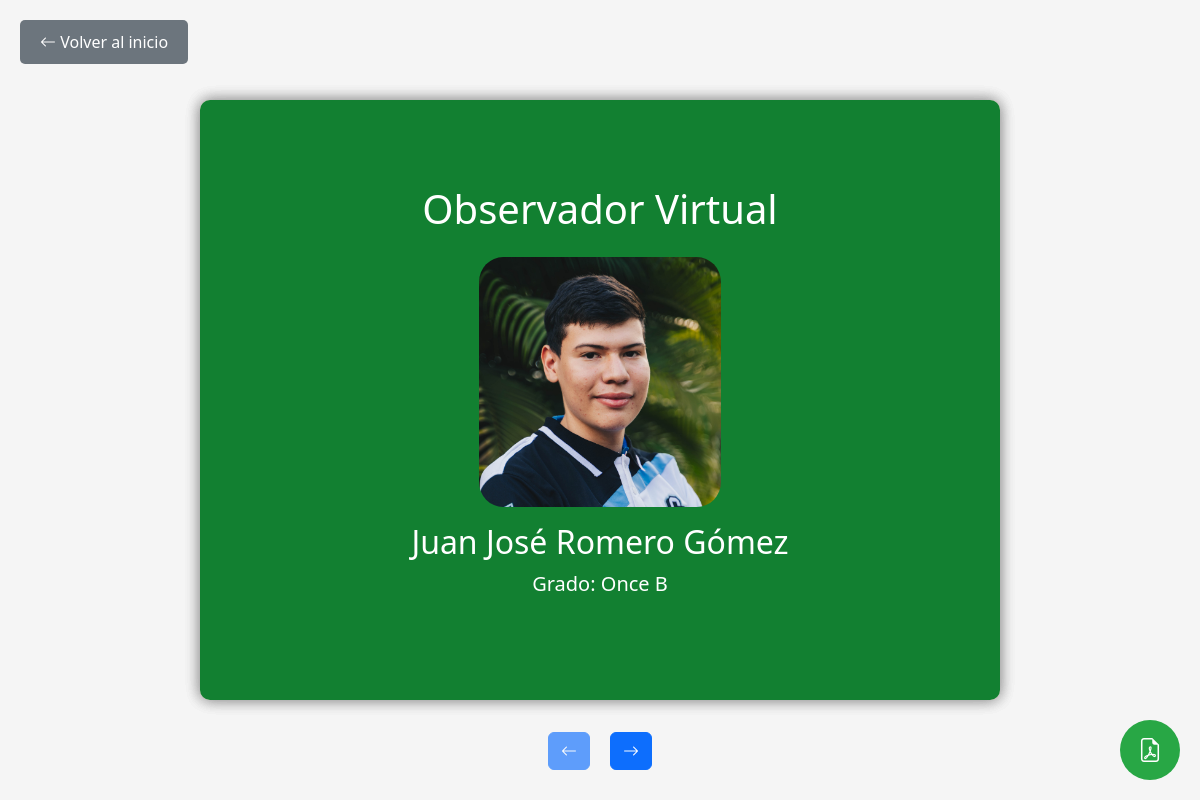
Screenshot of /observador/1109669220/ (signed in) with the database file from the repository.
### Modulos/Observador/models.py (models this page shows, shortened)
class Estudiante(models.Model):
    idEstudiante = models.AutoField(primary_key=True)
    tiposDocumentos = [
        ('T.I.', 'Tarjeta de Identidad'),
        ('C.C.', 'Cedula de Ciudadanía'),
        ('C.E.', 'Cedula de Extranjería')
    ]
    tipoDocumento = models.CharField(
        max_length=4, choices=tiposDocumentos, default='T.I.')
    documento = models.CharField(max_length=10, default=0)
    nombre = models.CharField(max_length=100)
    apellido = models.CharField(max_length=100)
    fechaNacimiento = models.DateField(null=True)
    correo = models.EmailField(max_length=100)
    contrasena = models.CharField(max_length=100)
    faltasTipo1 = models.IntegerField(default=0)
    faltasTipo2 = models.IntegerField(default=0)
    faltasTipo3 = models.IntegerField(default=0)
    totalFaltas = models.IntegerField(default=0)
    idColegio = models.ForeignKey(
        Colegio, on_delete=models.CASCADE, related_name="estudiantes", default=1)
    idGrado = models.ForeignKey(
        Grado, on_delete=models.CASCADE, null=True, blank=True)
    imagen_perfil = models.ImageField(
        upload_to='perfiles/', blank=True, null=True)
    class Meta:
        verbose_name = 'Estudiante'

class Grado(models.Model):
    idGrado = models.AutoField(primary_key=True)
    grado = models.CharField(max_length=16, null=True, blank=True)
    ciclo = models.CharField(max_length=7)
    idColegio = models.ForeignKey(
        Colegio, on_delete=models.CASCADE, related_name="grado", default=1)

### Modulos/Usuarios/views.py (the view)
# urls.py: path('observador/<documento>/', observadorEstudianteLibro, name="observador"),
def observadorEstudianteLibro(request, documento):
    if not request.session.get('isLogged', False):
        return redirect('login')
    userType = request.session.get('userType', False)
    admin = userType ==  'profesor' or userType == 'directivo'
    documentoIniciado = request.session.get('documento', False)
    if (userType == 'estudiante' or userType == 'acudiente') and documento != documentoIniciado:
        return redirect('observador', documento=documentoIniciado)
    estudiante = get_object_or_404(Estudiante, documento=documento)
    acudiente = Acudiente.objects.filter(
        idEstudiante=estudiante.idEstudiante).first()
    observaciones = list(Observacion.objects.filter(
        idEstudiante=estudiante.idEstudiante))
    observaciones_agrupadas = [observaciones[i:i+3]
                               for i in range(0, len(observaciones), 3)]
    return render(request, 'observador/libro.html', {
        "estudiante": estudiante,
        "acudiente": acudiente,
        "observaciones_agrupadas": observaciones_agrupadas,
        "admin": admin,
    })

### Modulos/Usuarios/context_processors.py (called while the page is built)
def session_variables(request):
    return {
        'isLogged': request.session.get('isLogged', None),
        'userId': request.session.get('userId', None),
        'userType': request.session.get('userType', None),
        'userNombre': request.session.get('userNombre', None)
    }

### Modulos/Usuarios/templates/observador/libro.html (shortened to what this page needs)
{% load static %}
<!DOCTYPE html>
<html lang="es">
  <head>
    <link href="https://cdnjs.cloudflare.com/ajax/libs/bootstrap/5.3.0/css/bootstrap.min.css" rel="stylesheet">
    <link href="https://cdn.jsdelivr.net/npm/bootstrap-icons/font/bootstrap-icons.css" rel="stylesheet">
  </head>
  <body>
    <link rel="stylesheet" href="{% static 'css/stylelibro.css' %}">
    <div class="container">
      <div class="back-button-container">
        <a href="{% url 'home' %}">
          <button class="btn btn-secondary back-button">
            <i class="bi bi-arrow-left"></i> Volver al inicio
          </button>
        </a>
      </div>
      <div class="book-container">
        <div class="book" id="book">
          <div class="page cover current" id="cover">
            <div class="page-content">
              <h1 class="mb-4">Observador Virtual</h1>
              {% if estudiante.imagen_perfil %}
              <img src="{{ estudiante.imagen_perfil.url }}" alt="Foto de perfil de {{ estudiante.nombre }}"
                class="img-perfil" height="250px" style="border-radius: 10%;">
              {% else %}
              <img src="{% static 'img/default-profile.png' %}" alt="Imagen por defecto" class="img-perfil"
                height="250px">
              {% endif %}
              <div class="student-info mt-3">
                <h2>{{estudiante.nombre}} {{estudiante.apellido}}</h2>
                <p class="lead">Grado: {{estudiante.idGrado.grado}}</p>
              </div>
            </div>
          </div>
          <div class="page" id="page1">
            <div class="page-content">
              <h2>Información Personal</h2>
              <div class="row mt-4">
                <div class="col-md-6">
                  <div class="mb-3">
                    <strong>Nombre Completo:</strong>
                    <p>{{estudiante.nombre}} {{estudiante.apellido}}</p>
                  </div>
                  <div class="mb-3">
                    <strong>Fecha de Nacimiento:</strong>
                    <p>{{estudiante.fechaNacimiento}}</p>
                  </div>
                  <div class="mb-3">
                    <strong>Correo Electrónico:</strong>
                    <p>{{estudiante.correo}}</p>
                  </div>
                </div>
                {% if acudiente %}
                <div class="col-md-6">
                  <div class="mb-3">
                    <strong>Nombre del Acudiente:</strong>
                    <p>{{acudiente.nombre}} {{acudiente.apellido}}</p>
                  </div>
                  <div class="mb-3">
                    <strong>Teléfono del Acudiente:</strong>
                    <p>{{acudiente.telefono}}</p>
                  </div>
                  <div class="mb-3">
                    <strong>Correo Electrónico del Acudiente:</strong>
                    <p>{{acudiente.correo}}</p>
                  </div>
                </div>
                {% else %}
                <div class="col-md-6">
                  <div class="mb-3">
                    <strong>Nombre del Acudiente:</strong>
                    <p>Aún No Registrado</p>
                  </div>
                  <div class="mb-3">
                    <strong>Teléfono del Acudiente:</strong>
                    <p>Aún No Registrado</p>
                  </div>
                  <div class="mb-3">
                    <strong>Correo Electrónico del Acudiente:</strong>
                    <p>Aún No Registrado</p>
                  </div>
                </div>
                {% endif %}
              </div>
            </div>
            <div class="page-number">1</div>
          </div>
          {% for grupo in observaciones_agrupadas %}
          <div class="page">
            <div class="page-content">
              <h2>Observaciones</h2>
              <div class="table-responsive mt-4">
                <table class="table table-striped">
                  {% for obs in grupo %}
                  <tr>
                    <td>Fecha: {{obs.fecha}} {{obs.hora}}</td>
                    <td>{{obs.idFalta}}</td>
                  </tr>
                  <tr>
                    <td colspan="2">Descripción: {{obs.comentario}}</td>
                  </tr>
                  {% endfor %}
                </table>
              </div>
            </div>
            <div class="page-number">{{ forloop.counter|add:"1" }}</div>
          </div>
          {% empty %}
          <div class="page">
            <div class="page-content">
              <div class="alert alert-success" role="alert">
              </div>
            </div>
            <div class="page-number">2</div>
          </div>
          {% endfor %}
          <div class="controls">
            <button class="btn btn-primary" id="prev-btn" disabled>
              <i class="bi bi-arrow-left"></i>
            </button>
            <button class="btn btn-primary" id="next-btn">
              <i class="bi bi-arrow-right"></i>
            </button>
          </div>
        </div>
      </div>
      <div class="fab-container">
        <div class="fab-item">
          <button class="fab-button">
            <i class="bi bi-file-earmark-pdf"></i>
          </button>
        </div>
      </div>
    </div>
  </body>
</html>

### observadorVirtual/static/css/stylelibro.css (style rules this page uses)
body { background-color: #f5f5f5; min-height: 100vh; display: flex; align-items: center; justify-content: center; padding: 20px; }
.book-container { perspective: 1000px; position: relative; width: 100%; max-width: 800px; height: 600px; margin: 0 auto; }
.book { position: relative; width: 100%; height: 100%; transform-style: preserve-3d; transition: transform 0.5s; }
.page { position: absolute; width: 100%; height: 100%; background-color: #fff0db; border-radius: 10px; box-shadow: 0 0 15px rgba(0, 0, 0, 0.2); transform-origin: left center; transform-style: preserve-3d; transition: transform 0.5s; backface-visibility: hidden; display: flex; flex-direction: column; padding: 20px; }
.page-content { flex: 1; display: flex; flex-direction: column; justify-content: center; align-items: center; text-align: center; padding: 20px; }
.cover { background-color: #128031; color: white; display: flex; flex-direction: column; justify-content: center; align-items: center; text-align: center; }
.controls { position: absolute; bottom: -70px; left: 0; right: 0; display: flex; justify-content: center; gap: 20px; }
.page-number { position: absolute; bottom: 10px; right: 20px; font-style: italic; color: #777; }
.current { z-index: 1; }
.fab-container { position: fixed; bottom: 20px; right: 20px; display: flex; flex-direction: column-reverse; align-items: center; gap: 15px; z-index: 1000; }
.fab-item { position: relative; }
.fab-button { width: 60px; height: 60px; border-radius: 50%; background-color: #28a745; color: white; border: none; font-size: 24px; display: flex; align-items: center; justify-content: center; position: relative; cursor: pointer; transition: background-color 0.3s ease; }
.back-button-container { position: fixed; top: 20px; left: 20px; z-index: 1000; }
.back-button { background-color: #6c757d; color: white; border: none; padding: 10px 20px; border-radius: 5px; font-size: 16px; cursor: pointer; transition: background-color 0.3s; }

### rows the page displays
Estudiante: imagen_perfil (picture), nombre "Juan José", apellido "Romero Gómez", idGrado.grado "Once B"
